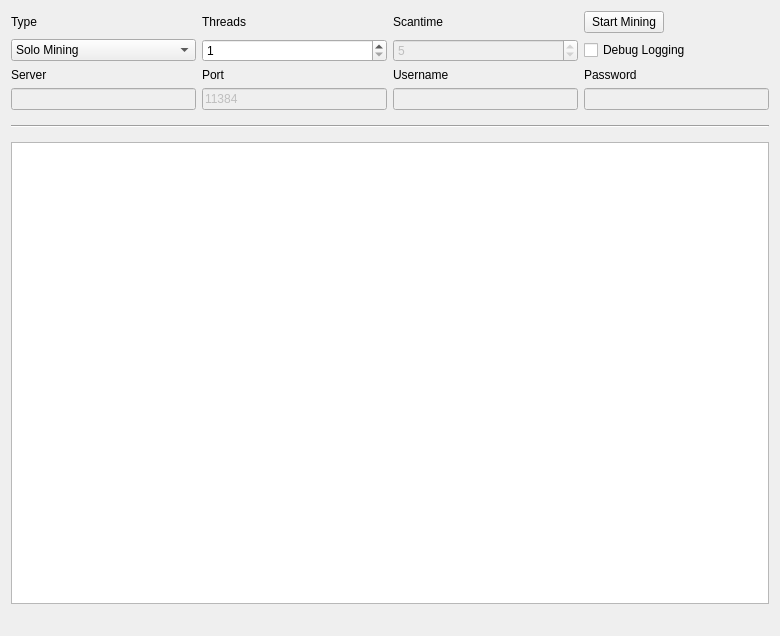
<?xml version="1.0" encoding="UTF-8"?>
<ui version="4.0">
 <class>MiningPage</class>
 <widget class="QWidget" name="MiningPage">
  <property name="geometry">
   <rect>
    <x>0</x>
    <y>0</y>
    <width>780</width>
    <height>636</height>
   </rect>
  </property>
  <property name="windowTitle">
   <string>Mining</string>
  </property>
  <layout class="QGridLayout" name="gridLayout">
   <property name="sizeConstraint">
    <enum>QLayout::SetMaximumSize</enum>
   </property>
   <item row="7" column="1">
    <widget class="QLineEdit" name="serverLine">
     <property name="enabled">
      <bool>false</bool>
     </property>
    </widget>
   </item>
   <item row="6" column="3">
    <widget class="QLabel" name="usernameLabel">
     <property name="enabled">
      <bool>true</bool>
     </property>
     <property name="text">
      <string>Username</string>
     </property>
    </widget>
   </item>
   <item row="6" column="1">
    <widget class="QLabel" name="serverLabel">
     <property name="enabled">
      <bool>true</bool>
     </property>
     <property name="text">
      <string>Server</string>
     </property>
    </widget>
   </item>
   <item row="7" column="3">
    <widget class="QLineEdit" name="usernameLine">
     <property name="enabled">
      <bool>false</bool>
     </property>
     <property name="text">
      <string/>
     </property>
    </widget>
   </item>
   <item row="6" column="4">
    <widget class="QLabel" name="passwordLabel">
     <property name="enabled">
      <bool>true</bool>
     </property>
     <property name="text">
      <string>Password</string>
     </property>
    </widget>
   </item>
   <item row="6" column="2">
    <widget class="QLabel" name="portLabel">
     <property name="enabled">
      <bool>true</bool>
     </property>
     <property name="text">
      <string>Port</string>
     </property>
    </widget>
   </item>
   <item row="3" column="4">
    <widget class="QPushButton" name="startButton">
     <property name="sizePolicy">
      <sizepolicy hsizetype="Fixed" vsizetype="Fixed">
       <horstretch>0</horstretch>
       <verstretch>0</verstretch>
      </sizepolicy>
     </property>
     <property name="text">
      <string>Start Mining</string>
     </property>
    </widget>
   </item>
   <item row="8" column="1" colspan="4">
    <widget class="Line" name="line">
     <property name="sizePolicy">
      <sizepolicy hsizetype="Minimum" vsizetype="Fixed">
       <horstretch>0</horstretch>
       <verstretch>0</verstretch>
      </sizepolicy>
     </property>
     <property name="minimumSize">
      <size>
       <width>0</width>
       <height>20</height>
      </size>
     </property>
     <property name="orientation">
      <enum>Qt::Horizontal</enum>
     </property>
    </widget>
   </item>
   <item row="13" column="1" colspan="4">
    <widget class="QListWidget" name="list">
     <property name="autoScrollMargin">
      <number>100000</number>
     </property>
     <property name="dragDropMode">
      <enum>QAbstractItemView::DragOnly</enum>
     </property>
     <property name="selectionMode">
      <enum>QAbstractItemView::NoSelection</enum>
     </property>
     <property name="movement">
      <enum>QListView::Snap</enum>
     </property>
     <property name="batchSize">
      <number>10</number>
     </property>
    </widget>
   </item>
   <item row="14" column="1" colspan="2">
    <widget class="QLabel" name="shareCount">
     <property name="font">
      <font>
       <pointsize>10</pointsize>
       <weight>75</weight>
       <bold>true</bold>
      </font>
     </property>
     <property name="text">
      <string/>
     </property>
    </widget>
   </item>
   <item row="3" column="3">
    <widget class="QLabel" name="scantimeLabel">
     <property name="enabled">
      <bool>true</bool>
     </property>
     <property name="layoutDirection">
      <enum>Qt::LeftToRight</enum>
     </property>
     <property name="text">
      <string>Scantime</string>
     </property>
    </widget>
   </item>
   <item row="3" column="2">
    <widget class="QLabel" name="threadsLabel">
     <property name="enabled">
      <bool>true</bool>
     </property>
     <property name="text">
      <string>Threads</string>
     </property>
    </widget>
   </item>
   <item row="4" column="4">
    <widget class="QCheckBox" name="debugCheckBox">
     <property name="text">
      <string>Debug Logging</string>
     </property>
    </widget>
   </item>
   <item row="3" column="1">
    <widget class="QLabel" name="typeLabel">
     <property name="text">
      <string>Type</string>
     </property>
    </widget>
   </item>
   <item row="4" column="2">
    <widget class="QSpinBox" name="threadsBox">
     <property name="enabled">
      <bool>true</bool>
     </property>
     <property name="minimum">
      <number>1</number>
     </property>
     <property name="maximum">
      <number>8</number>
     </property>
     <property name="singleStep">
      <number>1</number>
     </property>
    </widget>
   </item>
   <item row="4" column="1">
    <widget class="QComboBox" name="typeBox">
     <property name="editable">
      <bool>false</bool>
     </property>
     <property name="currentIndex">
      <number>0</number>
     </property>
     <item>
      <property name="text">
       <string>Solo Mining</string>
      </property>
     </item>
     <item>
      <property name="text">
       <string>Pool Mining</string>
      </property>
     </item>
    </widget>
   </item>
   <item row="4" column="3">
    <widget class="QSpinBox" name="scantimeBox">
     <property name="enabled">
      <bool>false</bool>
     </property>
     <property name="minimum">
      <number>1</number>
     </property>
     <property name="value">
      <number>5</number>
     </property>
    </widget>
   </item>
   <item row="7" column="2">
    <widget class="QLineEdit" name="portLine">
     <property name="enabled">
      <bool>false</bool>
     </property>
     <property name="text">
      <string>11384</string>
     </property>
     <property name="value" stdset="0">
      <number>11384</number>
     </property>
    </widget>
   </item>
   <item row="7" column="4">
    <widget class="QLineEdit" name="passwordLine">
     <property name="enabled">
      <bool>false</bool>
     </property>
    </widget>
   </item>
   <item row="14" column="3" colspan="2">
    <widget class="QLabel" name="mineSpeedLabel">
     <property name="sizePolicy">
      <sizepolicy hsizetype="Preferred" vsizetype="Preferred">
       <horstretch>0</horstretch>
       <verstretch>0</verstretch>
      </sizepolicy>
     </property>
     <property name="font">
      <font>
       <pointsize>10</pointsize>
       <weight>75</weight>
       <bold>true</bold>
      </font>
     </property>
     <property name="text">
      <string/>
     </property>
     <property name="alignment">
      <set>Qt::AlignRight|Qt::AlignTrailing|Qt::AlignVCenter</set>
     </property>
    </widget>
   </item>
  </layout>
 </widget>
 <layoutdefault spacing="6" margin="11"/>
 <tabstops>
  <tabstop>startButton</tabstop>
  <tabstop>typeBox</tabstop>
  <tabstop>threadsBox</tabstop>
  <tabstop>scantimeBox</tabstop>
  <tabstop>serverLine</tabstop>
  <tabstop>portLine</tabstop>
  <tabstop>usernameLine</tabstop>
  <tabstop>passwordLine</tabstop>
  <tabstop>debugCheckBox</tabstop>
  <tabstop>list</tabstop>
 </tabstops>
 <resources/>
 <connections/>
</ui>
